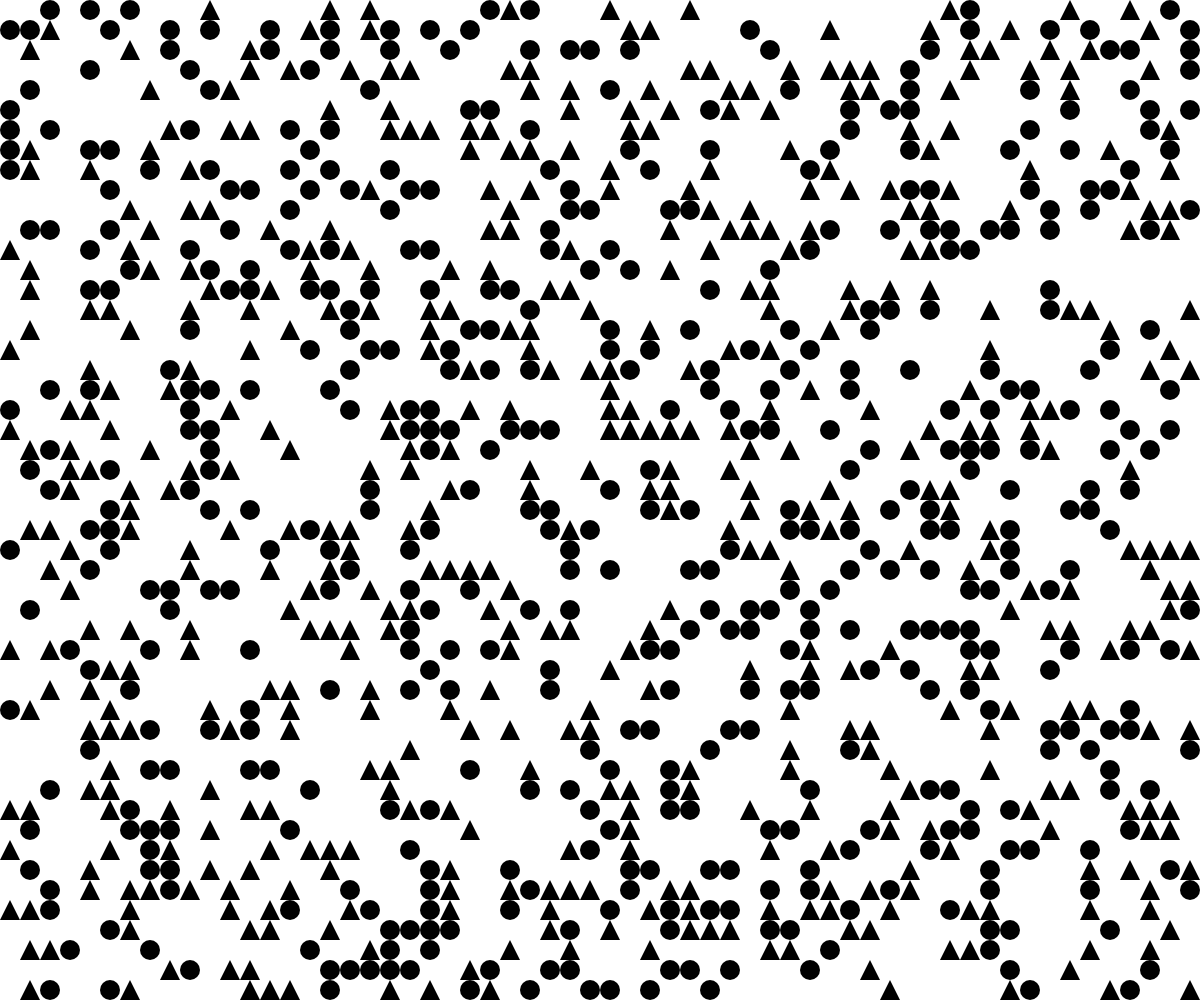
Frame 1 (no input)
Frame 60 (no input): identical to frame 1, image omitted
Frame 120 (the mouse pressed at the canvas centre since frame 60): identical to frame 1, image omitted

The p5.js sketch that drew this single still picture (run headless with seeded random() and noise() and a simulated clock; from frame 60 on, the mouse is pressed at the canvas centre):

// p5.js sketch
// ── sketch.js
function setup() {
	createCanvas(windowWidth, windowHeight);
	
	
	var gridSize = 20;

	//nested for loop
	// basically used for 2 dimentional things
	for(var x = 0; x < width; x += gridSize){
		for(var y = 0; y < height; y += gridSize){

			noStroke();

			//generate a random num from 0-3
			var tileType = int(random(6));

			//
			if(tileType == 0){
				var x1 = x;
				var y1 = y + gridSize;
				var x2 = x + gridSize;
				var y2 = y1;
				var x3 = x + (gridSize/2);
				var y3 = y;

				fill(0);

				triangle(x1,y1,x2,y2,x3,y3);
			}

			if(tileType == 1){
				fill(0);
				ellipse(x + gridSize/2, y+gridSize/2, gridSize, gridSize);
			}
		}
	}
			
}

function draw() {
	
}	
